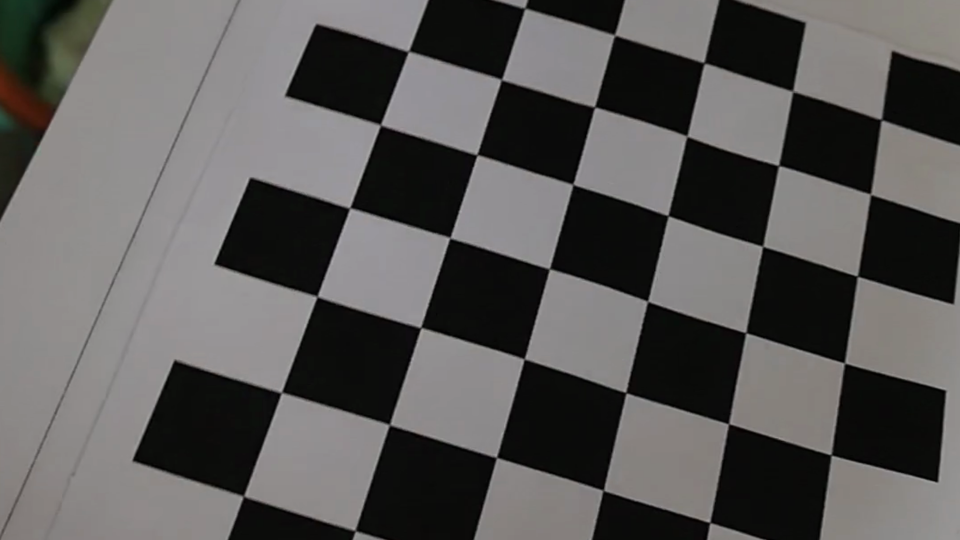
#> input picture 03_history/20261030_handoff/FPGA_handoff_20261030/A_lens_20261030/verification/video_20261030_130500_277481/expected.png, 1920 x 1080 px, found by its file name (shown at 1/2 size)
$ python crop_shots.py
#> lines starting #> are read from the running program, lines starting #| are printed output that depends on the picture
"""Crop HUD-free poster shots from existing evidence images.

Read-only with respect to the source tree: writes only into
02_作品海报/assets/shots/. Uses Pillow (available in the bundled runtime).
"""
from pathlib import Path
from PIL import Image

ROOT = Path(r"C:\D\FPGA\竞赛提交_20261104\02_作品海报")
OUT = ROOT / "assets" / "shots"
OUT.mkdir(parents=True, exist_ok=True)

BOARD = Path(r"C:\D\FPGA\A_board_20261029\hardware_acceptance_20261029_225412")
VER = Path(r"C:\D\FPGA\A_lens_20261030\verification")

# The evidence frames carry a 375 px diagnostic HUD on the left.
# Crop the clean 16:9 window to the right of it.
CROP_16_9 = (380, 107, 1920, 973)  # 1540 x 866

SOURCES = {
    "ab_raw.png": BOARD / "frame_43s.png",
    "ab_corrected.png": BOARD / "frame_41s.png",
}

ANGLE_SOURCES = {
    "angle_0.png": VER / "video_20261030_143420_180676_4433aad4" / "primary" / "expected.png",
    "angle_12.png": VER / "video_20261030_135942_519642_30d8ed4b" / "primary" / "expected.png",
    "angle_45.png": VER / "video_20261030_131339_279281" / "expected.png",
    "angle_90.png": VER / "video_20261030_125726_048129" / "expected.png",
}


def save_crop(src: Path, dst: Path, box=None, size=None):
    if not src.exists():
        print(f"MISSING {src}")
        return
    im = Image.open(src).convert("RGB")
    if box:
        im = im.crop(box)
    if size:
        im = im.resize(size, Image.LANCZOS)
    im.save(dst, optimize=True)
    print(f"{dst.name:24s} {im.width}x{im.height}  {dst.stat().st_size/1024:.0f} KB")


for name, src in SOURCES.items():
    save_crop(src, OUT / name, CROP_16_9)

for name, src in ANGLE_SOURCES.items():
    save_crop(src, OUT / name, None, (640, 360))
#> call 3 of save_crop, with size = (640, 360)
#> in save_crop, im is the input picture: PIL image 1920x1080 RGB; mean R, G, B 90.4, 88.8, 87.8
#> in save_crop (call 3), `im = im.resize(size, Image.LANCZOS)`:
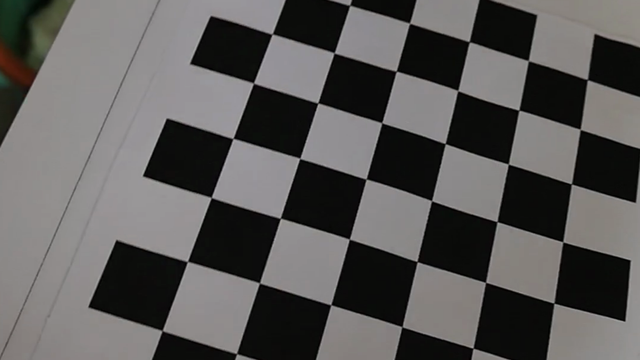
#> im: PIL image 640x360 RGB; mean R, G, B 90.4, 88.8, 87.8
#| angle_0.png              640x360  134 KB
